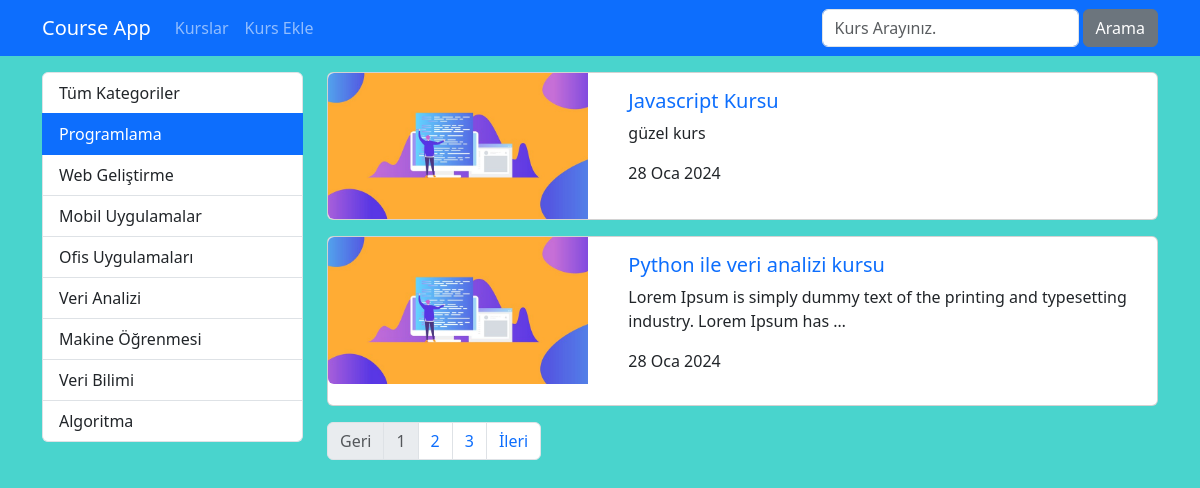
The app's page /kurs/kategori/programlama, older data.
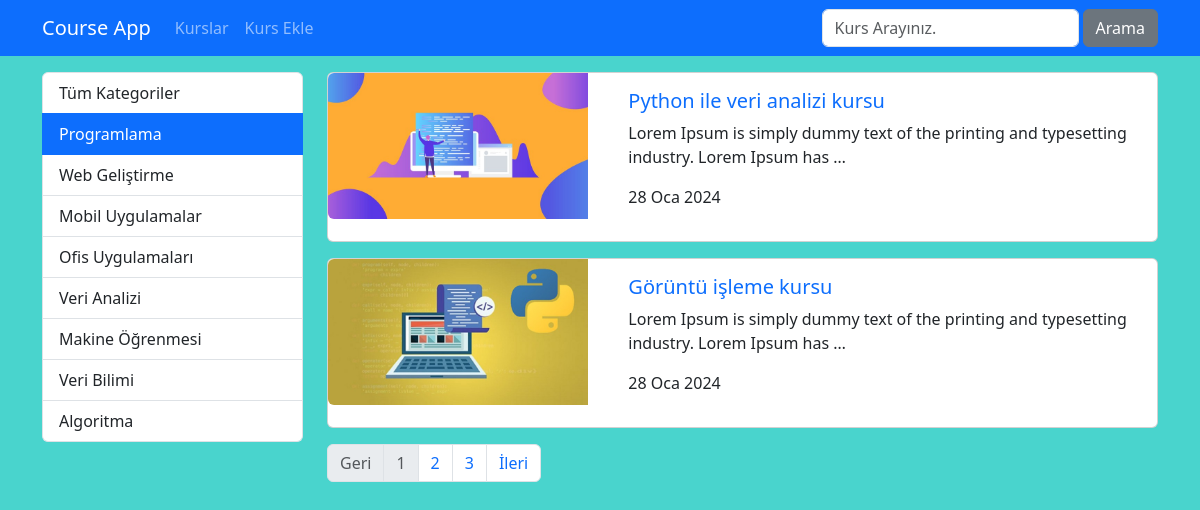
The same page, newer data.
### courses/models.py (models this page shows, shortened)
class Category(models.Model):
    name = models.CharField(max_length=40)
    slug = models.SlugField(default="", null=False, unique=True, db_index=True, max_length=50)

class Course(models.Model):
    title = models.CharField(max_length=50)
    description = models.TextField()
    imageUrl = models.CharField(max_length=50, blank=False)
    date = models.DateField(auto_now=True)
    isActive = models.BooleanField(default=False)
    isHome = models.BooleanField(default=False)
    slug = models.SlugField(default="", blank=True, null=False, unique=True, db_index=True)
    categories = models.ManyToManyField(Category)

### courses/views.py (the view)
# urls.py: path('kategori/<slug:slug>', getCoursesByCategory, name='courses_by_category'), # link alanina tanimlananlardan farkli bir deger girilirse burada bulunan dinamik alan calisir. Bu satir hep en asagida 
def getCoursesByCategory(request, slug):
    kurslar = Course.objects.filter(categories__slug=slug, isActive=True).order_by("date") # tarihe gore siralamasini soyledik.
    kategoriler = Category.objects.all()
    paginator = Paginator(kurslar, 2) # her sayfada 2 adet kurs olsun
    page = request.GET.get("page", 1) # varsayilan olarak ilk sayfayi al
    page_obj = paginator.page(page) # page sayfasindaki urun bilgilerini getir. # get_page yerine page de kullanabilirsin.
    context = dict(
        categories = kategoriler,
        page_obj = page_obj,
        seciliKategori = slug,
    )
    return render(request, 'courses/list.html', context)

### courses/templates/courses/list.html (shortened to what this page needs)
{% extends 'layout.html' %}
{% load static %}
{% block css_files %}
    <link rel="stylesheet" href="{% static 'courses/css/style.css' %}">
{% endblock %}
{% block content %}
    <div class="container mt-3">
        <div class="row">
            <div class="col-3">
                {% include 'courses/partials/_categories.html' %}
            </div>
            <div class="col-9">
                {% for course in page_obj.object_list %}
                    {% if course.isActive %}
                        {% include 'courses/partials/_course.html' %}
                    {% endif %}
                {% endfor %}
                {% include "courses/partials/_pagination.html" %}
            </div>
        </div>
    </div>
{% endblock content %}

### courses/templates/courses/partials/_categories.html
<div class="list-group">
    <a href="/kurs" class="list-group-item list-group-item-action">Tüm Kategoriler</a>
    {% for category in categories %}
        <a href="{% url 'courses_by_category' category.slug %}" class="list-group-item list-group-item-action {% if seciliKategori == category.slug %}active{% endif %}">{{ category.name|title }}</a>
    {% endfor %}
</div>

### courses/templates/courses/partials/_course.html (shortened to what this page needs)
{% load static %}
<div class="card mb-3">
    <div class="row">
        <div class="col-4">
            <img class="img-fluid rounded-start" src="{% static 'courses/img/'|add:course.imageUrl %}" alt="{{ course.title }}">
        </div>
        <div class="col-8">
            <div class="card-body">
                <h5 class="card-title">
                    <a href="{% url 'course_details' course.slug %}" style="text-decoration:none">
                        {{ course.title }}
                    </a>
                </h5>
                <p class="card-text">{{ course.description|truncatewords:15 }}</p>
                <p>{{ course.date|date:'SHORT_DATE_FORMAT' }}</p>
            </div>
        </div>
    </div>
</div>

Row changes from the older to the newer data that the page shows:
no longer on this page (row edited): Course: imageUrl (picture), title "Javascript Kursu", description "güzel kurs", date "28 Oca 2024"
now on this page (row unchanged): Course: imageUrl (picture), title "Görüntü işleme kursu", description "Lorem Ipsum is simply dummy text of the printing and typesetting industry. Lorem Ipsum has …", date "28 Oca 2024"
